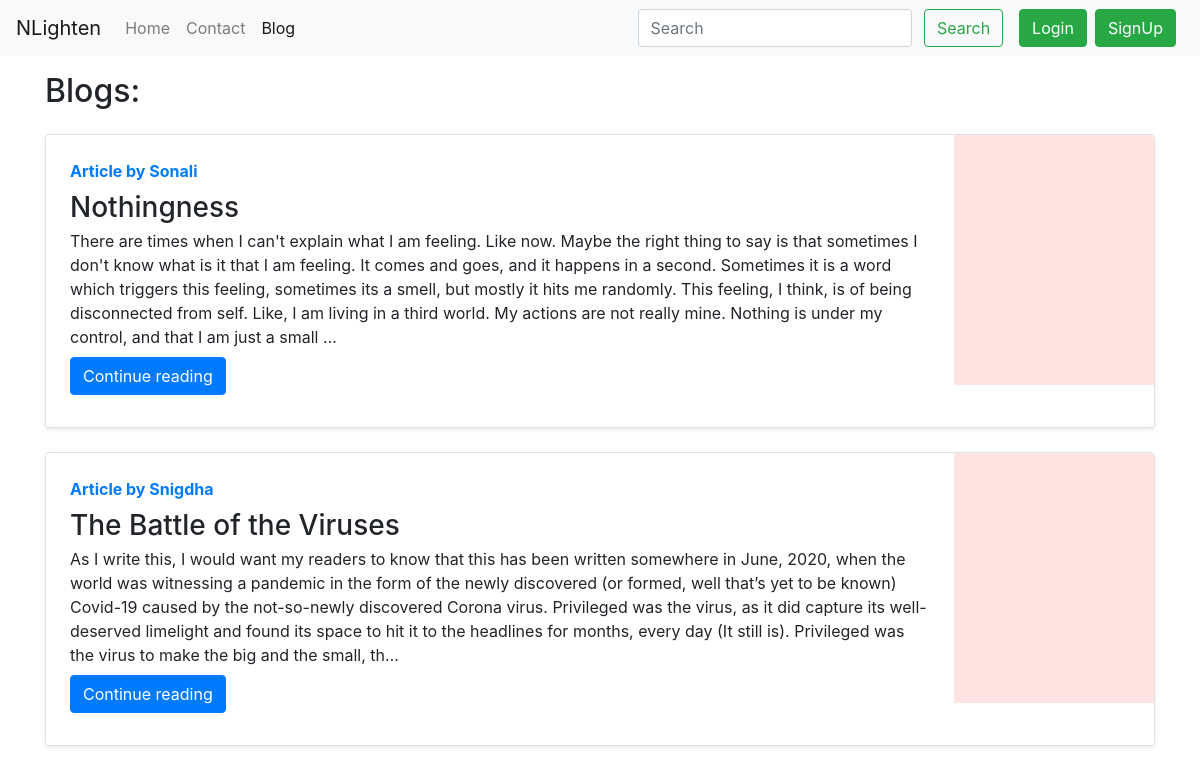
Screenshot of /blog/ with the database file from the repository.
### blog/models.py (models this page shows, shortened)
class Post(models.Model):
    sno=models.AutoField(primary_key=True)
    title=models.CharField(max_length=255)
    author=models.CharField(max_length=14)
    slug=models.CharField(max_length=130)
    timeStamp=models.DateTimeField(blank=True)
    content=models.TextField()

### blog/views.py (the view)
# urls.py: path('',views.blogHome, name='blogHome'),
def blogHome(request):
    allPosts= Post.objects.all()
    context={'allPosts': allPosts}
    return render(request, "blog/blogHome.html", context)

### templates/blog/blogHome.html (shortened to what this page needs)
{% extends 'base.html' %}
{% block blogactive %} active {% endblock blogactive %}
{% block body %}
<div class="container my-3">
    <h2>Blogs:</h2>
    {% for post in allPosts  %}
    <div class="row no-gutters border rounded overflow-hidden flex-md-row mb-4 shadow-sm h-md-250 my-4 position-relative">
        <div class="col p-4 d-flex flex-column position-static">
            <strong class="d-inline-block mb-2 text-primary">Article  by {{post.author}}</strong>
            <h3 class="mb-0">{{post.title}}</h3>
            <p class="card-text mb-auto">{{post.content| truncatechars:500}}</p>
            <div class="my-2">
            	<a href="/blog/{{post.slug}}" role="button" class="btn btn-primary">Continue reading</a>
            </div>
        </div>
        <div class="col-auto d-none d-lg-block">
        </div>
        </div>
        {% endfor %}
    </div>
 {% endblock %}

### templates/base.html (shortened to what this page needs)
<!doctype html>
<html lang="en">
  <head>
    <link rel="stylesheet" href="https://stackpath.bootstrapcdn.com/bootstrap/4.5.2/css/bootstrap.min.css">
  </head>
  <body>
    <nav class="navbar navbar-expand-lg navbar-light bg-light">
        <a class="navbar-brand" href="/">NLighten</a>
        <div class="collapse navbar-collapse" id="navbarSupportedContent">
          <ul class="navbar-nav mr-auto">
            <li class="nav-item {% block homeactive %}  {% endblock homeactive %}">
              <a class="nav-link" href="/">Home <span class="sr-only">(current)</span></a>
            </li>
            <li class="nav-item {% block contactactive %}  {% endblock contactactive %} ">
              <a class="nav-link" href="/contact">Contact</a>
            </li>
            <li class="nav-item {% block blogactive %}  {% endblock blogactive %} ">
              <a class="nav-link" href="/blog">Blog</a>
            </li>
          </ul>
          <div class="ml-auto form-inline ">
          <form method="get" action="/search"class="my-2 my-lg-0 mx-3">
            <input class="form-control mr-sm-2" type="search" placeholder="Search" aria-label="Search" name="query" id="query">
            <button class="btn btn-outline-success my-2 my-sm-0 " type="submit">Search</button>
          </form>
{% if user.is_authenticated %}
<ul class="navbar-nav mr-2">
<li class="nav-item dropdown">
<a class="nav-link dropdown-toggle" href='#' id="navbarDropdown" role="button" data-toggle="dropdown"> Welcome {{request.user}}</a>
<div class="dropdown-menu" aria-labelledby="navbarDropdown">
          <a class="dropdown-item" href="/logout">Logout</a>
        </div>
      </li>
      </ul>
      </div>
{% else %}
<button type="button" class="btn btn-success mr-2" data-toggle="modal" data-target="#loginModal">
Login
</button>
<button type="button" class="btn btn-success mr-2" data-toggle="modal" data-target="#signupModal">
SignUp
</button>
{% endif %}
        </div>
      </nav>
      {% block body %}  {% endblock body %}
  </body>
</html>

### rows the page displays
Post: author "Sonali", title "Nothingness", content "There are times when I can't explain what I am feeling. Like now. Maybe the right thing to say is that sometimes I don't know what is it that I am feeling. It comes and goes, and it happens in a second. Sometimes it is a word which triggers this feeling, sometimes its a smell, but mostly it hits me randomly. This feeling, I think, is of being disconnected from self. Like, I am living in a third world. My actions are not really mine. Nothing is under my control, and that I am just a small …"
Post: author "Snigdha", title "The Battle of the Viruses", content "As I write this, I would want my readers to know that this has been written somewhere in June, 2020, when the world was witnessing a pandemic in the form of the newly discovered (or formed, well that’s yet to be known) Covid-19 caused by the not-so-newly discovered Corona virus. Privileged was the virus, as it did capture its well-deserved limelight and found its space to hit it to the headlines for months, every day (It still is). Privileged was the virus to make the big and the small, th…"
